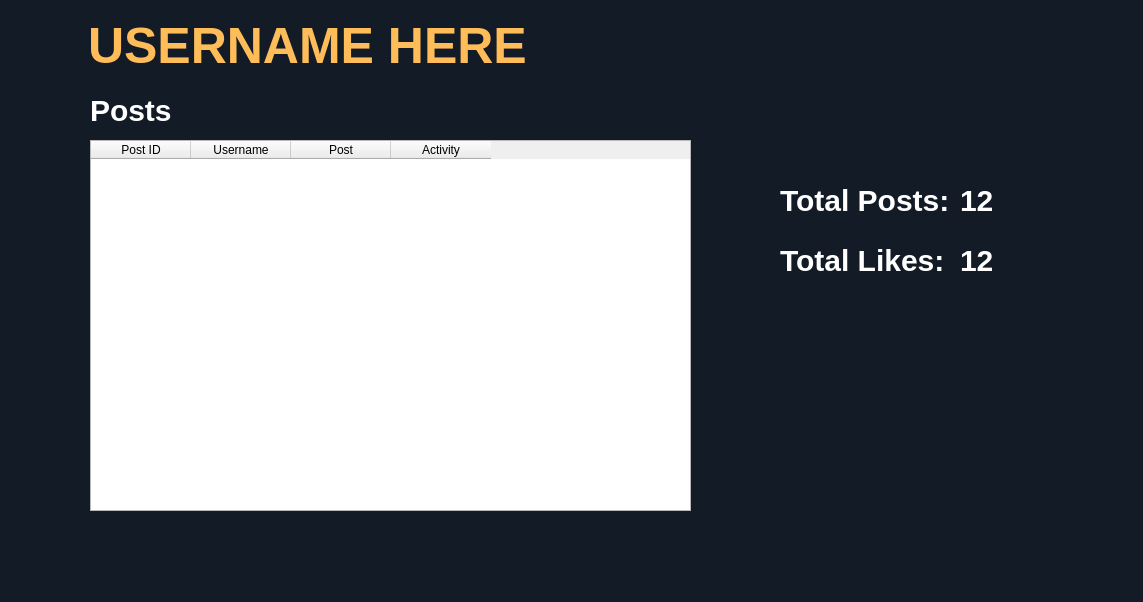
<?xml version="1.0" encoding="UTF-8"?>
<ui version="4.0">
 <class>UserProfile</class>
 <widget class="QDialog" name="UserProfile">
  <property name="geometry">
   <rect>
    <x>0</x>
    <y>0</y>
    <width>1143</width>
    <height>602</height>
   </rect>
  </property>
  <property name="windowTitle">
   <string>Dialog</string>
  </property>
  <property name="styleSheet">
   <string notr="true">QDialog{
	background-color:#131B26;
}</string>
  </property>
  <widget class="QLabel" name="labelpara">
   <property name="geometry">
    <rect>
     <x>90</x>
     <y>80</y>
     <width>821</width>
     <height>61</height>
    </rect>
   </property>
   <property name="styleSheet">
    <string notr="true">QLabel#labelpara{
	color: #fff;
	font-size: 30px;
	font-weight: 600;
	font-family: 'Lato';
}</string>
   </property>
   <property name="text">
    <string>Posts</string>
   </property>
  </widget>
  <widget class="QTableWidget" name="tableWidget">
   <property name="geometry">
    <rect>
     <x>90</x>
     <y>140</y>
     <width>601</width>
     <height>371</height>
    </rect>
   </property>
   <property name="styleSheet">
    <string notr="true">QTableWidget {
  color: #222; /* Dark, rich black */
  font-family: &quot;Loto&quot;, sans-serif; /* Ensure fallback font */
  padding: 10px;
  background-color: #f5f5f5; /* Light gray background */
  border: 1px solid #ddd; /* Subtle light gray border */
  border-radius: 5px; /* Gentle rounded corners */

  /* Optional: Add hover effect for a touch of interactivity */
  QTableWidget::item:hover {
    background-color: #eee; /* Slightly lighter gray on hover */
  }

  /* Optional: Add a subtle shadow for depth (adjust as needed) */
  QTableWidget {
    box-shadow: 0 1px 3px rgba(0, 0, 0, 0.1);
  }
}

/* Optional: Style the list items (text) for better readability */
QTableWidget::item {
  color: inherit; /* Inherit the dark black color from the parent */
}
</string>
   </property>
   <column>
    <property name="text">
     <string>Post ID</string>
    </property>
    <property name="font">
     <font>
      <bold>false</bold>
     </font>
    </property>
   </column>
   <column>
    <property name="text">
     <string>Username</string>
    </property>
   </column>
   <column>
    <property name="text">
     <string>Post</string>
    </property>
    <property name="toolTip">
     <string/>
    </property>
   </column>
   <column>
    <property name="text">
     <string>Activity</string>
    </property>
   </column>
  </widget>
  <widget class="QLabel" name="totalPosts">
   <property name="geometry">
    <rect>
     <x>780</x>
     <y>170</y>
     <width>171</width>
     <height>61</height>
    </rect>
   </property>
   <property name="styleSheet">
    <string notr="true">QLabel#totalPosts{
	color: #fff;
	font-size: 30px;
	font-weight: 600;
	font-family: 'Lato';
}</string>
   </property>
   <property name="text">
    <string>Total Posts:</string>
   </property>
  </widget>
  <widget class="QLabel" name="numberPosts">
   <property name="geometry">
    <rect>
     <x>960</x>
     <y>170</y>
     <width>41</width>
     <height>61</height>
    </rect>
   </property>
   <property name="styleSheet">
    <string notr="true">QLabel#numberPosts{
	color: #fff;
	font-size: 30px;
	font-weight: 600;
	font-family: 'Lato';
}</string>
   </property>
   <property name="text">
    <string>12</string>
   </property>
  </widget>
  <widget class="QLabel" name="totalLikes">
   <property name="geometry">
    <rect>
     <x>780</x>
     <y>230</y>
     <width>171</width>
     <height>61</height>
    </rect>
   </property>
   <property name="styleSheet">
    <string notr="true">QLabel#totalLikes{
	color: #fff;
	font-size: 30px;
	font-weight: 600;
	font-family: 'Lato';
}</string>
   </property>
   <property name="text">
    <string>Total Likes:</string>
   </property>
  </widget>
  <widget class="QLabel" name="numberLikes">
   <property name="geometry">
    <rect>
     <x>960</x>
     <y>230</y>
     <width>41</width>
     <height>61</height>
    </rect>
   </property>
   <property name="styleSheet">
    <string notr="true">QLabel#numberLikes{
	color: #fff;
	font-size: 30px;
	font-weight: 600;
	font-family: 'Lato';
}</string>
   </property>
   <property name="text">
    <string>12</string>
   </property>
  </widget>
  <widget class="QLabel" name="username">
   <property name="geometry">
    <rect>
     <x>88</x>
     <y>0</y>
     <width>831</width>
     <height>91</height>
    </rect>
   </property>
   <property name="styleSheet">
    <string notr="true">QLabel#username{
	color: #FFBD59;
	font-size: 50px;
	font-weight: 800;
	font-family: 'Lato';
}</string>
   </property>
   <property name="text">
    <string>USERNAME HERE</string>
   </property>
  </widget>
 </widget>
 <tabstops>
  <tabstop>tableWidget</tabstop>
 </tabstops>
 <resources/>
 <connections/>
</ui>
